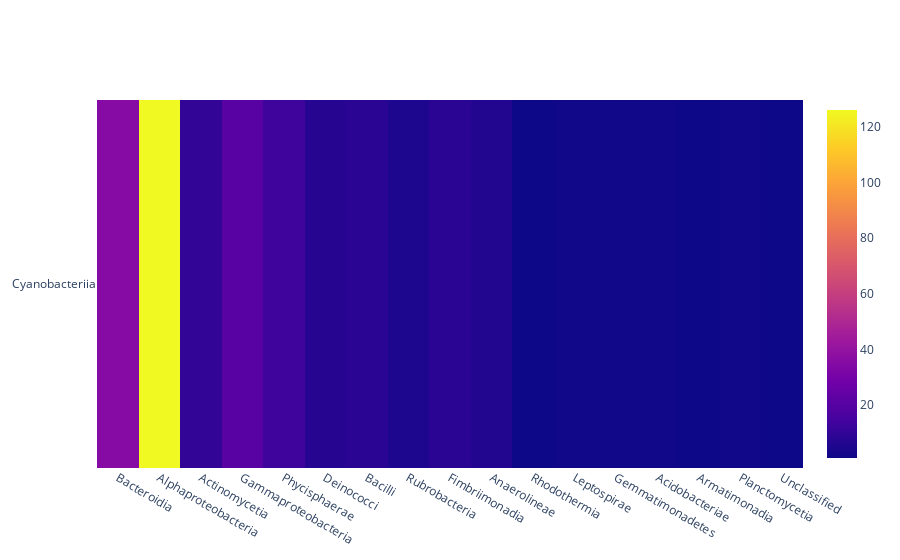

The notebook cell saved with this chart:
### Code cell
# HeatMap for class
classtuple = process(2)
classheat = HMprocess(classtuple)
figclass = go.Figure(data=go.Heatmap(
                   z=classheat[1],
                   x=classtuple[1],
                   y=classheat[0],
                   hoverongaps = False))
figclass.show()

# Stats
classpmf = calcpoisson(classheat[1])
sigclass = filterbyp(classpmf, classheat[0], classtuple[1], classheat[1], classheat[2])
print(sigclass)

### Figure 1 — Plotly figure (JSON) as saved in the notebook; plotly's stock layout.template omitted (floating-point values rounded to 4 significant figures)
{"data": [{"hoverongaps": false, "type": "heatmap", "x": ["Bacteroidia", "Alphaproteobacteria", "Actinomycetia", "Gammaproteobacteria", "Phycisphaerae", "Deinococci", "Bacilli", "Rubrobacteria", "Fimbriimonadia", "Anaerolineae", "Rhodothermia", "Leptospirae", "Gemmatimonadetes", "Acidobacteriae", "Armatimonadia", "Planctomycetia", "Unclassified"], "y": ["Cyanobacteriia"], "z": [[35, 126, 10, 21, 13, 7, 8, 5, 8, 6, 1, 2, 2, 2, 1, 2, 1]]}], "layout": {}}
